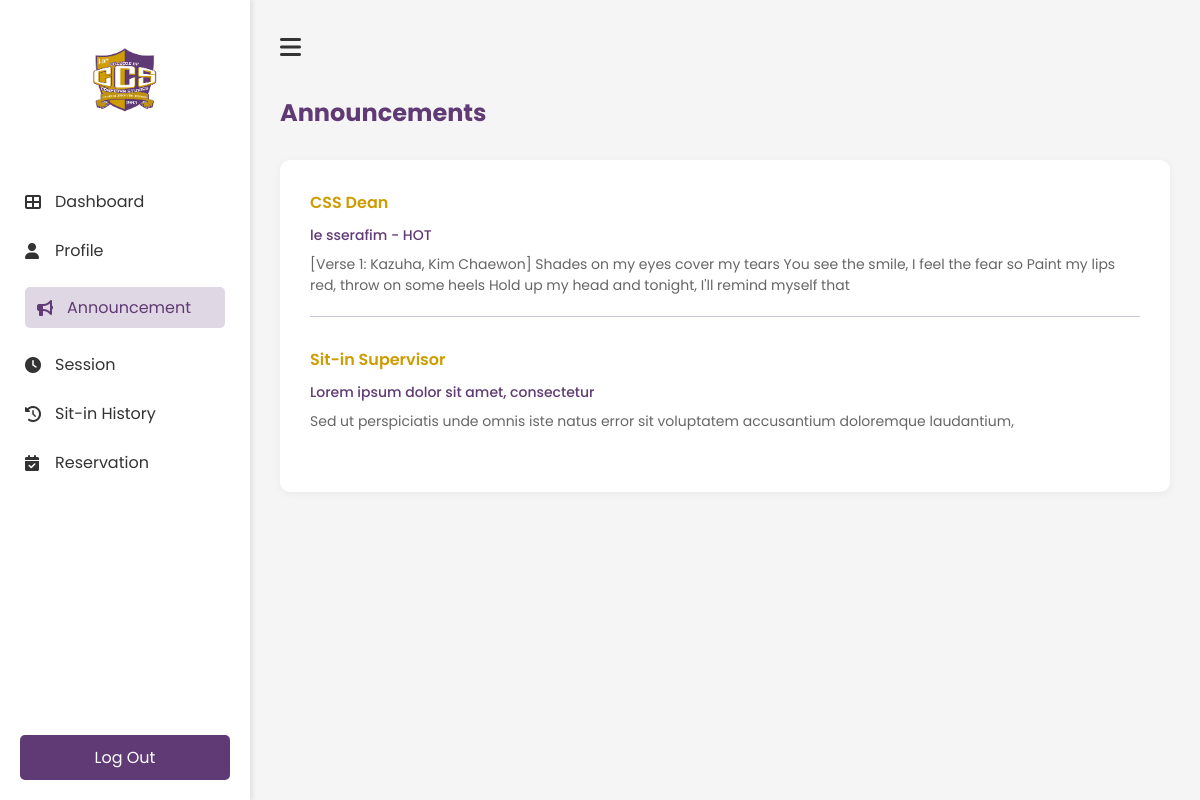
/Announcement, run on an earlier commit of the app's database.
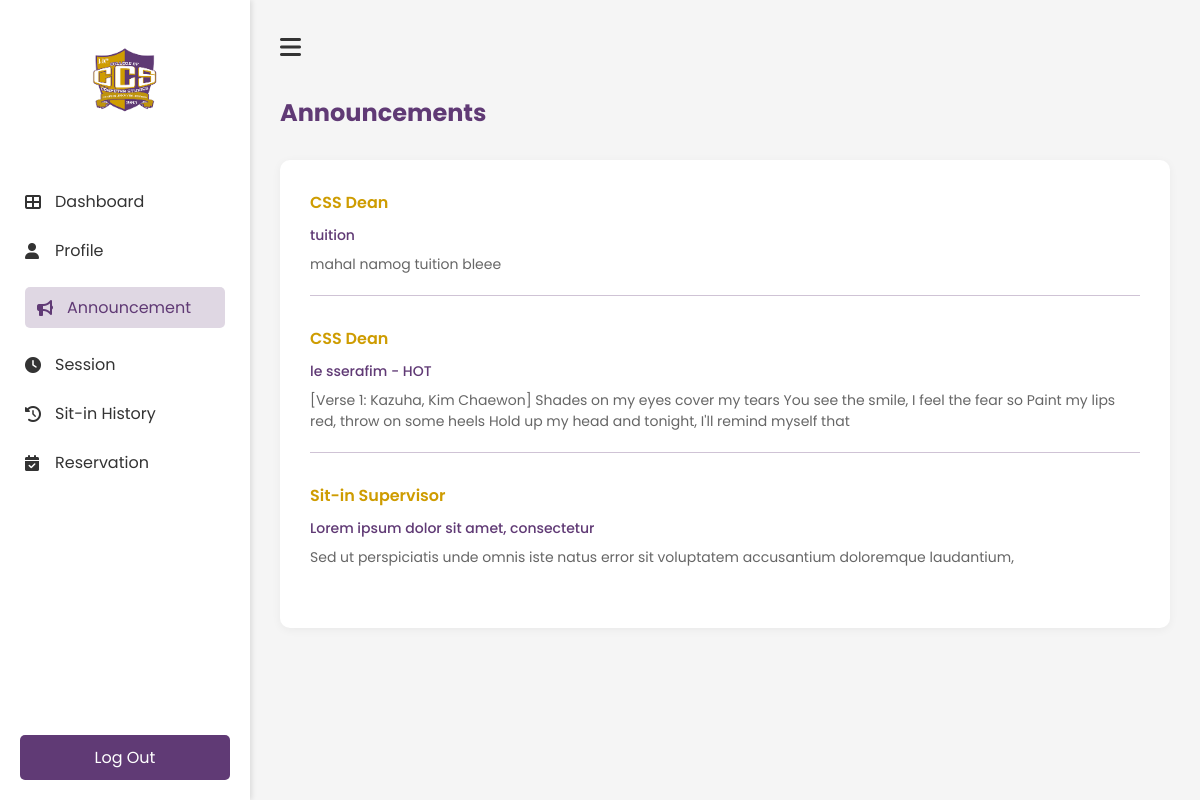
And on a later commit of the database.
### tables this page shows
CREATE TABLE announcements (
announcement_id integer primary key autoincrement,
admin_id integer not null,
title text not null,
message text not null,
created_at datetime default current_timestamp, author TEXT,
foreign key (admin_id) references admin(admin_id));

### app.py (the view)
@app.route('/Announcement')
def Announcement():
    with sqlite3.connect("users.db") as conn:
        cursor = conn.cursor()
        cursor.execute("""
            SELECT a.announcement_id, a.title, a.message, a.created_at, a.author
            FROM announcements a
            ORDER BY a.created_at DESC
        """)
        announcements = cursor.fetchall()
    return render_template('student/announcement.html', announcements=announcements)

### templates/student/announcement.html (shortened to what this page needs)
<!DOCTYPE html>
<html lang="en">
    <head>
        <link rel="stylesheet" href="{{ url_for('static', filename='student/announcement.css') }}">
        <link rel="stylesheet" href="https://cdnjs.cloudflare.com/ajax/libs/font-awesome/6.0.0-beta3/css/all.min.css">
    </head>
    <body>
        <div class="profile-container">
            <nav class="sidebar" id="sidebar">
                <div class="logo-container">
                    <img src="{{ url_for('static', filename='images/ccs.png') }}" alt="ccs logo" class="logo">
                </div>
                <ul class="nav-links">
                    <li><a href="{{ url_for('Dashboard') }}"><i class="fas fa-th-large"></i>Dashboard</a></li>
                    <li><a href="{{ url_for('Profile') }}"><i class="fas fa-user"></i>Profile</a></li>
                    <li><a href="{{ url_for('Announcement') }}" class="active"><i class="fas fa-bullhorn"></i>Announcement</a></li>
                    <li><a href="{{ url_for('Session') }}"><i class="fas fa-clock"></i>Session</a></li>
                    <li><a href="{{ url_for('History') }}"><i class="fas fa-history"></i>Sit-in History</a></li>
                    <li><a href="{{ url_for('Reservation') }}"><i class="fas fa-calendar-check"></i>Reservation</a></li>
                </ul>
                <div class="logout-section">
                    <a href="{{ url_for('logout') }}" class="logout-btn"></i>Log Out</a>
                </div>
            </nav>
            <main class="main-content">
                <div class="top-bar">
                    <button id="sidebar-toggle" class="hamburger-btn"><i class="fas fa-bars"></i></button>
                </div>
                <h1 class="header">Announcements</h1>
                <div class="announcements-card">
                    {% for announcement in announcements %}
                    <div class="announcement-item">
                        <h3 class="author">{{ announcement[4] }}</h3>
                        <div class="announcement-content">
                            <h4 class="title">{{ announcement[1] }}</h4>
                            <p>{{ announcement[2] }}</p>
                        </div>
                        <div class="divider"></div>
                    </div>
                    {% endfor %}
                </div>
    </body>
</html>

### static/student/announcement.css (style rules this page uses)
* { margin: 0; padding: 0; box-sizing: border-box; font-family: 'Poppins', sans-serif; }
body { background-color: #f5f5f5; }
.sidebar { width: 250px; height: 100vh; position: fixed; left: 0; top: 0; background-color: white; padding: 20px 0; transition: all 0.3s ease; box-shadow: 2px 0 5px rgba(0, 0, 0, 0.1); z-index: 1000; }
.main-content { margin-left: 250px; transition: all 0.3s ease; width: calc(100% - 250px); padding: 20px; }
.logo-container { text-align: center; padding: 20px 0; }
.logo { width: 80px; height: auto; }
.nav-links { list-style: none; padding: 0; margin-top: 30px; }
.nav-links li { padding: 12px 25px; }
.nav-links li a { color: #333; text-decoration: none; display: flex; align-items: center; transition: 0.3s; }
.nav-links li a:hover, .nav-links li a.active { padding: 8px 12px; border-radius: 5px; color: #603A75; background-color: rgba(96, 58, 117, 0.2); }
.nav-links li a i { margin-right: 10px; width: 20px; }
.nav-links li a:hover, .nav-links li a.active { color: #603A75; }
.logout-section { position: absolute; bottom: 20px; width: 100%; padding: 0 20px; }
.logout-btn { display: block; width: 100%; padding: 10px; background-color: #603A75; color: white; text-align: center; text-decoration: none; border-radius: 5px; transition: 0.3s; }
.main-content { flex: 1; padding: 20px; transition: all 0.3s ease; }
.top-bar { display: flex; align-items: center; margin-bottom: 30px; }
.hamburger-btn { background: none; border: none; font-size: 24px; cursor: pointer; margin-right: 15px; color: #333; }
.main-content { padding: 30px; }
.main-content h1 { color: #603A75; margin-bottom: 30px; font-size: 24px; }
.announcements-card { background: white; border-radius: 10px; padding: 30px; box-shadow: 0 2px 10px rgba(0, 0, 0, 0.05); }
.announcement-item { margin-bottom: 30px; }
.author { color: #CE9C01; font-size: 16px; font-weight: 600; margin-bottom: 10px; }
.announcement-content { margin-bottom: 20px; }
.title { color: #603A75; font-size: 14px; font-weight: 500; margin-bottom: 8px; }
.announcement-content p { color: #666; font-size: 14px; line-height: 1.5; }
.divider { height: 1px; background-color: #603A75; opacity: 0.3; margin: 20px 0; width: 100%; }

What changed in the data, as far as the page shows it:
added announcements: author "CSS Dean", title "tuition", message "mahal namog tuition bleee"
